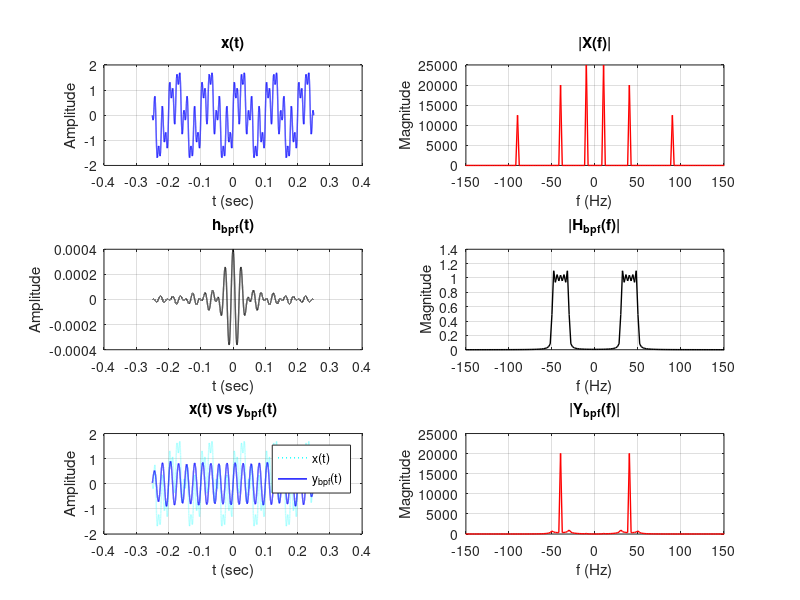

MATLAB code to generate this figure: (Note: this script raises an error after producing the figure.)
clc; clear; close all;

fs = 100e3;
dt = 1/fs;
t = -0.25 : dt : 0.25-dt;

x1 = 1*sin(2*pi*10*t);
x2 = 0.8*sin(2*pi*40*t);
x3 = 0.5*sin(2*pi*90*t);
x = x1 + x2 + x3;

N = length(t);
f = (-N/2:N/2-1)*fs/N;

B_out = 100;
B_in = 60;
h_bpf = (B_out*sinc(B_out*t) - B_in*sinc(B_in*t))/fs;

y_bpf = conv(x, h_bpf, 'same');

figure
subplot(3,2,1)
plot(t, x, 'b', 'LineWidth', 1)
grid on
title('x(t)')
xlabel('t (sec)')
ylabel('Amplitude')

subplot(3,2,3)
plot(t, h_bpf, 'k', 'LineWidth', 1)
grid on
title('h_{bpf}(t)')
xlabel('t (sec)')
ylabel('Amplitude')

subplot(3,2,5)
plot(t, x, 'c:', 'LineWidth', 1)
hold on
plot(t, y_bpf, 'b', 'LineWidth', 1)
hold off
grid on
legend('x(t)', 'y_{bpf}(t)')
title('x(t) vs y_{bpf}(t)')
xlabel('t (sec)')
ylabel('Amplitude')

subplot(3,2,2)
plot(f, abs(fftshift(fft(x))), 'r', 'LineWidth', 1)
grid on
xlim([-150 150])
title('|X(f)|')
xlabel('f (Hz)')
ylabel('Magnitude')

subplot(3,2,4)
plot(f, abs(fftshift(fft(h_bpf))), 'k', 'LineWidth', 1)
grid on
xlim([-150 150])
title('|H_{bpf}(f)|')
xlabel('f (Hz)')
ylabel('Magnitude')

subplot(3,2,6)
plot(f, abs(fftshift(fft(y_bpf))), 'r', 'LineWidth', 1)
grid on
xlim([-150 150])
title('|Y_{bpf}(f)|')
xlabel('f (Hz)')
ylabel('Magnitude')

sgtitle('Lab 2 Q3: BPF by Two sinc')
